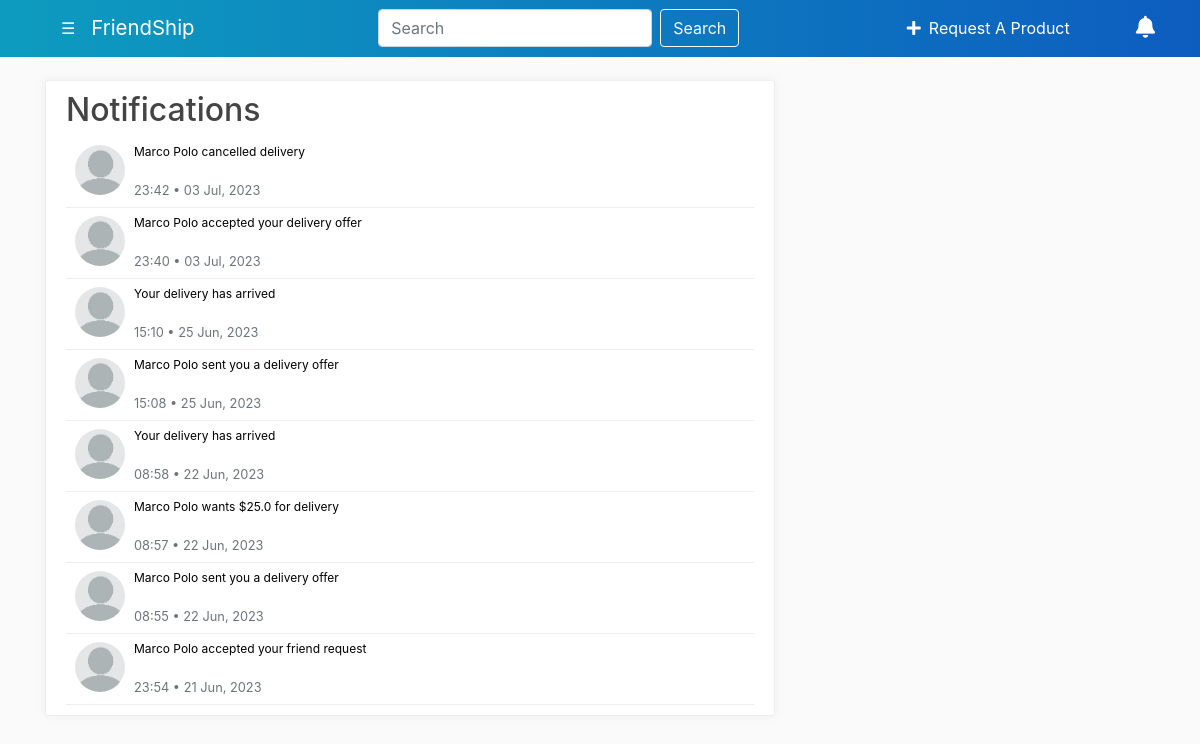
The page /notifications/201 (signed in) on the database its author committed.
### friendship/models.py (models this page shows, shortened)
class Notification(db.Model):
    id = db.Column(db.Integer, primary_key=True)
    date_created = db.Column(db.DateTime, nullable=False, default=datetime.utcnow)
    content = db.Column(db.String(200), nullable=False)
    endpoint=db.Column(db.String(30))
    args=db.Column(db.String(200))
    is_read = db.Column(db.Boolean, nullable=False, default=False)
    user_id = db.Column(db.Integer, db.ForeignKey('user.id'), nullable=False) #user who notified
    sender_id = db.Column(db.Integer, db.ForeignKey('user.id'), nullable=False) #user who sent the notification by his actions

class User(db.Model, UserMixin): #inheritance from db.Mode and UserMixin
    id = db.Column(db.Integer, primary_key=True)
    username =db.Column(db.String(20), unique=True, nullable=False)
    email =db.Column(db.String(120), unique=True, nullable=False)
    first_name=db.Column(db.String(30), nullable=False)
    last_name=db.Column(db.String(30), nullable=False)
    image_file = db.Column(db.String(20), nullable=False, default='default.jpg')
    password = db.Column(db.String(60))
    country = db.Column(db.String(100),nullable=False)
    city = db.Column(db.String(100),nullable=False)
    phone_code=db.Column(db.String(10),nullable=False)
    phone_number=db.Column(db.String(30),nullable=False)
    is_google_user = db.Column(db.Boolean, nullable=False, default=False) # new field
    google_id = db.Column(db.String(120), unique=True) # new field
    posts = db.relationship('Post', backref='author', lazy=True) #we can use author attribute to get the user who created the post
    help_requests_sent = db.relationship('HelpRequest', backref='sender', lazy=True)
    reviews_received = db.relationship('Review', foreign_keys='Review.reviewed_id', backref=db.backref('reviewed', lazy=True))
    reviews_given = db.relationship('Review', foreign_keys='Review.reviewer_id', backref=db.backref('reviewer', lazy=True))
    notifications = db.relationship('Notification', foreign_keys='Notification.user_id', backref=db.backref('user', lazy=True))
    notifications_sent = db.relationship('Notification', foreign_keys='Notification.sender_id', backref=db.backref('sender', lazy=True))
    unread_notifications_counter =db.Column(db.Integer, default=0)
    sum_rates_as_deliver=db.Column(db.Float, nullable=False ,default=0)
    num_rates_as_deliver=db.Column(db.Integer,nullable=False ,default=0)
    shared_posts = db.relationship('PostShare', backref='user', lazy=True) #IGNORE IT, WE DID NOT USE IT

### friendship/routes.py (the view)
@app.route("/notifications/<int:user_id>")
@login_required
def notifications(user_id):
    if current_user.id!=user_id:
        abort(403)
    notifications=[] # Initialize an empty list to store notifications
    if current_user.notifications: # Check if the current user has any notifications
        notifications = current_user.notifications # Get the notifications for the current user
        notifications = sorted(notifications, key=lambda p: p.date_created, reverse=True) # Sort notifications by date in descending order
    return render_template('notifications.html', title="notifications", notifications=notifications)

### friendship/models.py (called while the page is built)
@login_manager.user_loader
def load_user(user_id):
    return db.session.query(User).get(int(user_id))

### friendship/routes.py (called while the page is built)
@app.context_processor
def inject_notifications():
    if current_user.is_authenticated:
        if current_user.notifications:
            notifications = current_user.notifications
            notifications=sorted(notifications, key=lambda p: p.date_created, reverse=True)
            notifications=notifications[:6]
            return dict(notifications=notifications, unread_count=current_user.unread_notifications_counter)
        else:
            return dict(notifications=[], unread_count=0)
    else:
        return dict()

@app.template_filter('string_to_dict')
def string_to_dict(value):
    return json.loads(value)

### friendship/templates/notifications.html
{% extends "layout.html" %}
{% block content %}
<div class="content-section" xmlns="http://www.w3.org/1999/html" >
<h2>Notifications</h2>
{% for notification in notifications  %}
{% set args_dict = notification.args|string_to_dict %}
<a href="{{ url_for(notification.endpoint, **args_dict) }}" class="notification-link" id="notification-link" onclick="markAsRead({{ notification.id }})">
    <div class="notifications-item {% if not notification.is_read %}unread{% endif %}"> <img src="{{ url_for('static', filename='profile_pics/' + notification.sender.image_file) }}" alt="img">
        <div class="text">
            <p>{{ notification.content }}</p>
            <small class="text-muted">{{ notification.date_created.strftime('%H:%M • %d %b, %Y') }}</small>
        </div>
    </div>
</a>
{% endfor %}
</div>
{% endblock content %}

### friendship/static/main.css (style rules this page uses)
body { background: #fafafa; color: #333333; margin-top: 5rem; }
h1, h2, h3, h4, h5, h6 { color: #444444; }
.content-section { background: #ffffff; padding: 10px 20px; border: 1px solid #f0eded; border-radius: 3px; margin-bottom: 20px; box-shadow: 0 0 10px 0 rgba(183, 192, 206, 0.2); -webkit-box-shadow: 0 0 10px 0 rgba(183, 192, 206, 0.2); -moz-box-shadow: 0 0 10px 0 rgba(183, 192, 206, 0.2); -ms-box-shadow: 0 0 10px 0 rgba(183, 192, 206, 0.2); }
.notifications-item .text p { color: black; font-size: 12px }
.notifications-item { width: 100%; display: flex; border-bottom: 1px solid #eee; padding: 6px 9px; margin-bottom: 0px; cursor: pointer }
.notifications-item img { display: block; width: 50px; height: 50px; margin-right: 9px; border-radius: 50%; margin-top: 2px }

### rows shown on the page
Notification: image_file (placeholder picture), content "Marco Polo cancelled delivery", date_created "23:42 • 03 Jul, 2023"
Notification: image_file (placeholder picture), content "Marco Polo accepted your delivery offer", date_created "23:40 • 03 Jul, 2023"
Notification: image_file (placeholder picture), content "Your delivery has arrived", date_created "15:10 • 25 Jun, 2023"
Notification: image_file (placeholder picture), content "Marco Polo sent you a delivery offer", date_created "15:08 • 25 Jun, 2023"
Notification: image_file (placeholder picture), content "Your delivery has arrived", date_created "08:58 • 22 Jun, 2023"
Notification: image_file (placeholder picture), content "Marco Polo wants $25.0 for delivery", date_created "08:57 • 22 Jun, 2023"
Notification: image_file (placeholder picture), content "Marco Polo sent you a delivery offer", date_created "08:55 • 22 Jun, 2023"
Notification: image_file (placeholder picture), content "Marco Polo accepted your friend request", date_created "23:54 • 21 Jun, 2023"
